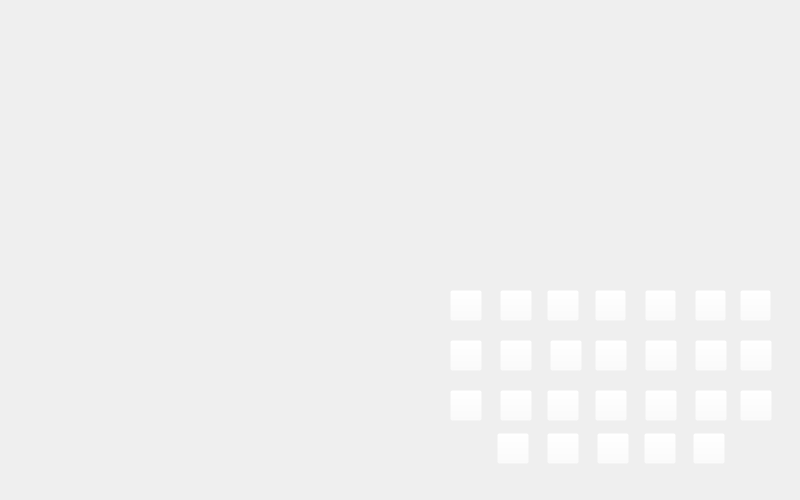
<?xml version="1.0" encoding="UTF-8"?>
<ui version="4.0">
 <class>Form</class>
 <widget class="QWidget" name="Form">
  <property name="geometry">
   <rect>
    <x>0</x>
    <y>0</y>
    <width>800</width>
    <height>500</height>
   </rect>
  </property>
  <property name="windowTitle">
   <string>Form</string>
  </property>
  <widget class="QLabel" name="imagen_forca">
   <property name="geometry">
    <rect>
     <x>0</x>
     <y>0</y>
     <width>800</width>
     <height>500</height>
    </rect>
   </property>
   <property name="text">
    <string/>
   </property>
   <property name="pixmap">
    <pixmap>../imagens/forca.png</pixmap>
   </property>
   <property name="scaledContents">
    <bool>true</bool>
   </property>
  </widget>
  <widget class="QLabel" name="label_dica">
   <property name="geometry">
    <rect>
     <x>130</x>
     <y>230</y>
     <width>641</width>
     <height>31</height>
    </rect>
   </property>
   <property name="text">
    <string/>
   </property>
  </widget>
  <widget class="QLabel" name="label_chutes">
   <property name="geometry">
    <rect>
     <x>190</x>
     <y>290</y>
     <width>241</width>
     <height>171</height>
    </rect>
   </property>
   <property name="text">
    <string/>
   </property>
  </widget>
  <widget class="QLabel" name="label_vidas">
   <property name="geometry">
    <rect>
     <x>129</x>
     <y>52</y>
     <width>61</width>
     <height>51</height>
    </rect>
   </property>
   <property name="text">
    <string/>
   </property>
  </widget>
  <widget class="QLabel" name="palavra_sorteada">
   <property name="geometry">
    <rect>
     <x>100</x>
     <y>150</y>
     <width>651</width>
     <height>41</height>
    </rect>
   </property>
   <property name="text">
    <string/>
   </property>
  </widget>
  <widget class="QPushButton" name="botao_a">
   <property name="geometry">
    <rect>
     <x>450</x>
     <y>290</y>
     <width>32</width>
     <height>31</height>
    </rect>
   </property>
   <property name="styleSheet">
    <string notr="true">background: rgba(255, 255, 255, 0)</string>
   </property>
   <property name="text">
    <string/>
   </property>
  </widget>
  <widget class="QPushButton" name="botao_b">
   <property name="geometry">
    <rect>
     <x>500</x>
     <y>290</y>
     <width>32</width>
     <height>31</height>
    </rect>
   </property>
   <property name="styleSheet">
    <string notr="true">background: rgba(255, 255, 255, 0)</string>
   </property>
   <property name="text">
    <string/>
   </property>
  </widget>
  <widget class="QPushButton" name="botao_c">
   <property name="geometry">
    <rect>
     <x>547</x>
     <y>290</y>
     <width>32</width>
     <height>31</height>
    </rect>
   </property>
   <property name="styleSheet">
    <string notr="true">background: rgba(255, 255, 255, 0)</string>
   </property>
   <property name="text">
    <string/>
   </property>
  </widget>
  <widget class="QPushButton" name="botao_d">
   <property name="geometry">
    <rect>
     <x>595</x>
     <y>290</y>
     <width>31</width>
     <height>31</height>
    </rect>
   </property>
   <property name="styleSheet">
    <string notr="true">background: rgba(255, 255, 255, 0)</string>
   </property>
   <property name="text">
    <string/>
   </property>
  </widget>
  <widget class="QPushButton" name="botao_e">
   <property name="geometry">
    <rect>
     <x>645</x>
     <y>290</y>
     <width>31</width>
     <height>31</height>
    </rect>
   </property>
   <property name="styleSheet">
    <string notr="true">background: rgba(255, 255, 255, 0)</string>
   </property>
   <property name="text">
    <string/>
   </property>
  </widget>
  <widget class="QPushButton" name="botao_f">
   <property name="geometry">
    <rect>
     <x>695</x>
     <y>290</y>
     <width>31</width>
     <height>31</height>
    </rect>
   </property>
   <property name="styleSheet">
    <string notr="true">background: rgba(255, 255, 255, 0)</string>
   </property>
   <property name="text">
    <string/>
   </property>
  </widget>
  <widget class="QPushButton" name="botao_g">
   <property name="geometry">
    <rect>
     <x>740</x>
     <y>290</y>
     <width>31</width>
     <height>31</height>
    </rect>
   </property>
   <property name="styleSheet">
    <string notr="true">background: rgba(255, 255, 255, 0)</string>
   </property>
   <property name="text">
    <string/>
   </property>
  </widget>
  <widget class="QPushButton" name="botao_h">
   <property name="geometry">
    <rect>
     <x>450</x>
     <y>340</y>
     <width>32</width>
     <height>31</height>
    </rect>
   </property>
   <property name="styleSheet">
    <string notr="true">background: rgba(255, 255, 255, 0)</string>
   </property>
   <property name="text">
    <string/>
   </property>
  </widget>
  <widget class="QPushButton" name="botao_i">
   <property name="geometry">
    <rect>
     <x>500</x>
     <y>340</y>
     <width>32</width>
     <height>31</height>
    </rect>
   </property>
   <property name="styleSheet">
    <string notr="true">background: rgba(255, 255, 255, 0)</string>
   </property>
   <property name="text">
    <string/>
   </property>
  </widget>
  <widget class="QPushButton" name="botao_j">
   <property name="geometry">
    <rect>
     <x>550</x>
     <y>340</y>
     <width>32</width>
     <height>31</height>
    </rect>
   </property>
   <property name="styleSheet">
    <string notr="true">background: rgba(255, 255, 255, 0)</string>
   </property>
   <property name="text">
    <string/>
   </property>
  </widget>
  <widget class="QPushButton" name="botao_k">
   <property name="geometry">
    <rect>
     <x>595</x>
     <y>340</y>
     <width>32</width>
     <height>31</height>
    </rect>
   </property>
   <property name="styleSheet">
    <string notr="true">background: rgba(255, 255, 255, 0)</string>
   </property>
   <property name="text">
    <string/>
   </property>
  </widget>
  <widget class="QPushButton" name="botao_l">
   <property name="geometry">
    <rect>
     <x>645</x>
     <y>340</y>
     <width>32</width>
     <height>31</height>
    </rect>
   </property>
   <property name="styleSheet">
    <string notr="true">background: rgba(255, 255, 255, 0)</string>
   </property>
   <property name="text">
    <string/>
   </property>
  </widget>
  <widget class="QPushButton" name="botao_m">
   <property name="geometry">
    <rect>
     <x>695</x>
     <y>340</y>
     <width>32</width>
     <height>31</height>
    </rect>
   </property>
   <property name="styleSheet">
    <string notr="true">background: rgba(255, 255, 255, 0)</string>
   </property>
   <property name="text">
    <string/>
   </property>
  </widget>
  <widget class="QPushButton" name="botao_n">
   <property name="geometry">
    <rect>
     <x>740</x>
     <y>340</y>
     <width>32</width>
     <height>31</height>
    </rect>
   </property>
   <property name="styleSheet">
    <string notr="true">background: rgba(255, 255, 255, 0)</string>
   </property>
   <property name="text">
    <string/>
   </property>
  </widget>
  <widget class="QPushButton" name="botao_o">
   <property name="geometry">
    <rect>
     <x>450</x>
     <y>390</y>
     <width>32</width>
     <height>31</height>
    </rect>
   </property>
   <property name="styleSheet">
    <string notr="true">background: rgba(255, 255, 255, 0)</string>
   </property>
   <property name="text">
    <string/>
   </property>
  </widget>
  <widget class="QPushButton" name="botao_p">
   <property name="geometry">
    <rect>
     <x>500</x>
     <y>390</y>
     <width>32</width>
     <height>31</height>
    </rect>
   </property>
   <property name="styleSheet">
    <string notr="true">background: rgba(255, 255, 255, 0)</string>
   </property>
   <property name="text">
    <string/>
   </property>
  </widget>
  <widget class="QPushButton" name="botao_q">
   <property name="geometry">
    <rect>
     <x>547</x>
     <y>390</y>
     <width>32</width>
     <height>31</height>
    </rect>
   </property>
   <property name="styleSheet">
    <string notr="true">background: rgba(255, 255, 255, 0)</string>
   </property>
   <property name="text">
    <string/>
   </property>
  </widget>
  <widget class="QPushButton" name="botao_r">
   <property name="geometry">
    <rect>
     <x>595</x>
     <y>390</y>
     <width>32</width>
     <height>31</height>
    </rect>
   </property>
   <property name="styleSheet">
    <string notr="true">background: rgba(255, 255, 255, 0)</string>
   </property>
   <property name="text">
    <string/>
   </property>
  </widget>
  <widget class="QPushButton" name="botao_s">
   <property name="geometry">
    <rect>
     <x>645</x>
     <y>390</y>
     <width>32</width>
     <height>31</height>
    </rect>
   </property>
   <property name="styleSheet">
    <string notr="true">background: rgba(255, 255, 255, 0)</string>
   </property>
   <property name="text">
    <string/>
   </property>
  </widget>
  <widget class="QPushButton" name="botao_t">
   <property name="geometry">
    <rect>
     <x>695</x>
     <y>390</y>
     <width>32</width>
     <height>31</height>
    </rect>
   </property>
   <property name="styleSheet">
    <string notr="true">background: rgba(255, 255, 255, 0)</string>
   </property>
   <property name="text">
    <string/>
   </property>
  </widget>
  <widget class="QPushButton" name="botao_u">
   <property name="geometry">
    <rect>
     <x>740</x>
     <y>390</y>
     <width>32</width>
     <height>31</height>
    </rect>
   </property>
   <property name="styleSheet">
    <string notr="true">background: rgba(255, 255, 255, 0)</string>
   </property>
   <property name="text">
    <string/>
   </property>
  </widget>
  <widget class="QPushButton" name="botao_v">
   <property name="geometry">
    <rect>
     <x>497</x>
     <y>433</y>
     <width>32</width>
     <height>31</height>
    </rect>
   </property>
   <property name="styleSheet">
    <string notr="true">background: rgba(255, 255, 255, 0)</string>
   </property>
   <property name="text">
    <string/>
   </property>
  </widget>
  <widget class="QPushButton" name="botao_w">
   <property name="geometry">
    <rect>
     <x>547</x>
     <y>433</y>
     <width>32</width>
     <height>31</height>
    </rect>
   </property>
   <property name="styleSheet">
    <string notr="true">background: rgba(255, 255, 255, 0)</string>
   </property>
   <property name="text">
    <string/>
   </property>
  </widget>
  <widget class="QPushButton" name="botao_x">
   <property name="geometry">
    <rect>
     <x>597</x>
     <y>433</y>
     <width>32</width>
     <height>31</height>
    </rect>
   </property>
   <property name="styleSheet">
    <string notr="true">background: rgba(255, 255, 255, 0)</string>
   </property>
   <property name="text">
    <string/>
   </property>
  </widget>
  <widget class="QPushButton" name="botao_y">
   <property name="geometry">
    <rect>
     <x>644</x>
     <y>433</y>
     <width>32</width>
     <height>31</height>
    </rect>
   </property>
   <property name="styleSheet">
    <string notr="true">background: rgba(255, 255, 255, 0)</string>
   </property>
   <property name="text">
    <string/>
   </property>
  </widget>
  <widget class="QPushButton" name="botao_z">
   <property name="geometry">
    <rect>
     <x>693</x>
     <y>433</y>
     <width>32</width>
     <height>31</height>
    </rect>
   </property>
   <property name="styleSheet">
    <string notr="true">background: rgba(255, 255, 255, 0)</string>
   </property>
   <property name="text">
    <string/>
   </property>
  </widget>
 </widget>
 <resources/>
 <connections/>
</ui>
